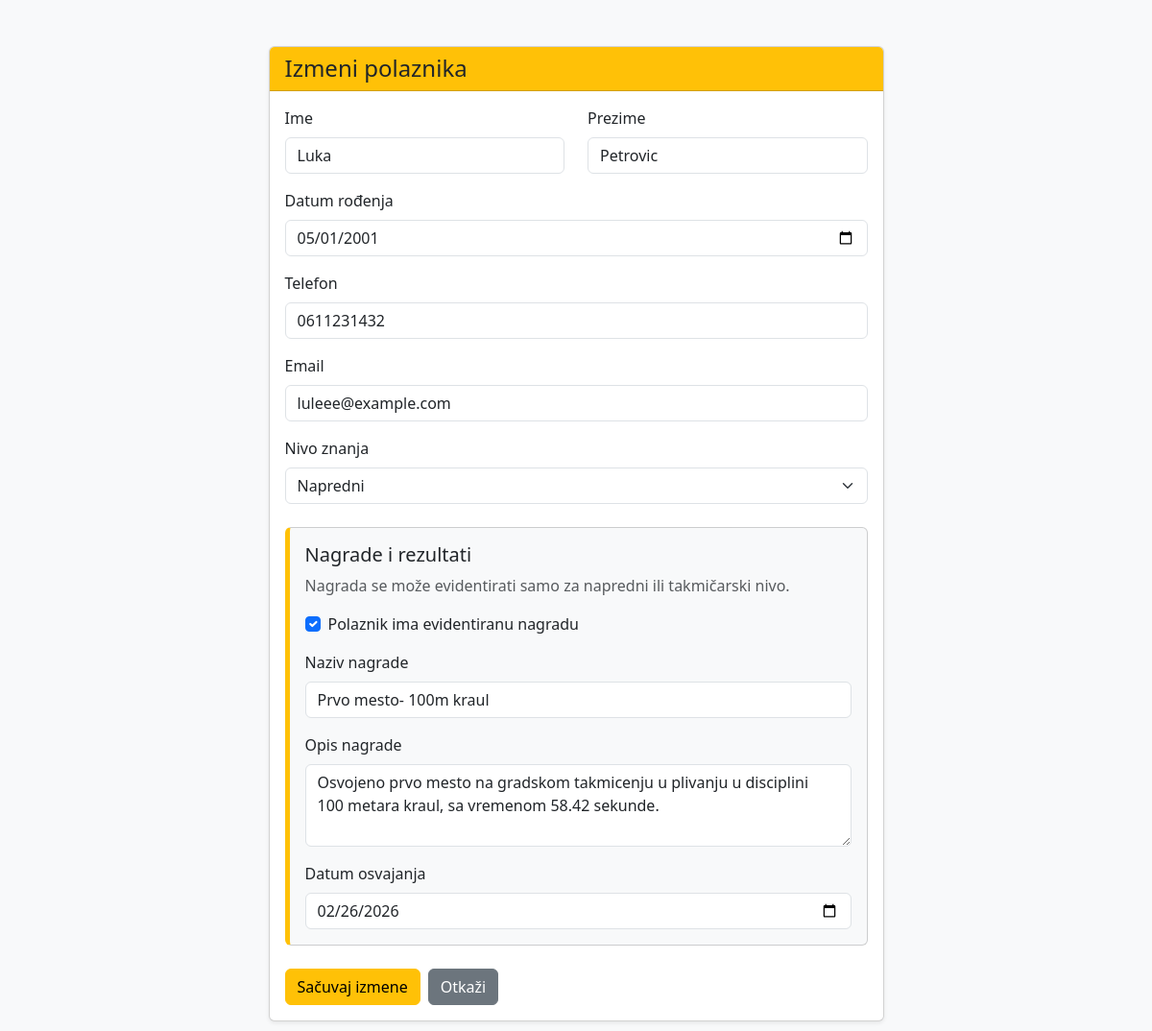
The app's page /plivanje_projekat/izmeni_polaznika.php?id=8 (signed in) with its own data.
### tables this page shows
CREATE TABLE IF NOT EXISTS `polaznici` (
  `id` int NOT NULL AUTO_INCREMENT,
  `ime` varchar(50) NOT NULL,
  `prezime` varchar(50) NOT NULL,
  `datum_rodjenja` date DEFAULT NULL,
  `telefon` varchar(30) DEFAULT NULL,
  `email` varchar(100) DEFAULT NULL,
  `nivo_id` int DEFAULT NULL,
  PRIMARY KEY (`id`),
  KEY `nivo_id` (`nivo_id`)
);

CREATE TABLE IF NOT EXISTS `nivoi` (
  `id` int NOT NULL AUTO_INCREMENT,
  `naziv` varchar(100) NOT NULL,
  `opis` text,
  PRIMARY KEY (`id`)
);

CREATE TABLE IF NOT EXISTS `nagrade` (
  `id` int NOT NULL AUTO_INCREMENT,
  `polaznik_id` int NOT NULL,
  `naziv` varchar(255) NOT NULL,
  `opis` text,
  `datum` date DEFAULT NULL,
  PRIMARY KEY (`id`),
  KEY `fk_nagrada_polaznik` (`polaznik_id`)
);

### plivanje_projekat/classes/BaseModel.php (called while the page is built, shortened)
<?php
require_once __DIR__ . '/../config/Database.php';
class BaseModel
{
    public function __construct()
    {
        $database = new Database();
        $this->connection = $database->connect();
    }
}

### plivanje_projekat/config/Database.php (called while the page is built)
<?php
class Database
{
    private string $host = 'localhost';
    private string $databaseName = 'plivanje_db';
    private string $username = 'root';
    private string $password = '';
    private ?PDO $connection = null;
    public function connect(): PDO
    {
        if ($this->connection === null) {
            try {
                $dsn = "mysql:host={$this->host};dbname={$this->databaseName};charset=utf8mb4";
                $this->connection = new PDO(
                    $dsn,
                    $this->username,
                    $this->password
                );
                $this->connection->setAttribute(
                    PDO::ATTR_ERRMODE,
                    PDO::ERRMODE_EXCEPTION
                );
                $this->connection->setAttribute(
                    PDO::ATTR_DEFAULT_FETCH_MODE,
                    PDO::FETCH_ASSOC
                );
            } catch (PDOException $exception) {
                die('Greška pri povezivanju sa bazom: ' . $exception->getMessage());
            }
        }
        return $this->connection;
    }
}

### plivanje_projekat/classes/Polaznik.php (called while the page is built, shortened)
<?php
require_once __DIR__ . '/BaseModel.php';
class Polaznik extends BaseModel implements CrudInterface
{
    public function findById(int $id): array|false
{
    $sql = "SELECT * FROM polaznici WHERE id = :id";
    $stmt = $this->connection->prepare($sql);
    $stmt->execute([
        ':id' => $id
    ]);
    return $stmt->fetch();
}
}

### plivanje_projekat/classes/Nivo.php (called while the page is built)
<?php
require_once __DIR__ . '/BaseModel.php';
class Nivo extends BaseModel
{
    public function read(): array
    {
        $sql = "SELECT * FROM nivoi ORDER BY id ASC";
        $stmt = $this->connection->query($sql);
        return $stmt->fetchAll();
    }
}

### plivanje_projekat/classes/Nagrada.php (called while the page is built, shortened)
<?php
require_once __DIR__ . '/BaseModel.php';
class Nagrada extends BaseModel
{
    public function findFirstByPolaznik(
        int $polaznikId
    ): array|false {
        $sql = "SELECT *
                FROM nagrade
                WHERE polaznik_id = :polaznik_id
                ORDER BY datum DESC, id DESC
                LIMIT 1";
        $stmt = $this->connection->prepare($sql);
        $stmt->execute([
            ':polaznik_id' => $polaznikId
        ]);
        return $stmt->fetch();
    }
}

### plivanje_projekat/izmeni_polaznika.php (the view, shortened to what this page needs)
<?php
require_once __DIR__ . '/classes/Polaznik.php';
require_once __DIR__ . '/classes/Nivo.php';
require_once __DIR__ . '/classes/Nagrada.php';
$polaznikModel = new Polaznik();
$nivoModel = new Nivo();
$nagradaModel = new Nagrada();
$nivoi = $nivoModel->read();
$id = filter_input(
    INPUT_GET,
    'id',
    FILTER_VALIDATE_INT
);
$polaznik = $polaznikModel->findById($id);
$postojecaNagrada = $nagradaModel->findFirstByPolaznik($id);
$izabraniNivo = $_POST['nivo_id']
    ?? $polaznik['nivo_id'];
$imaNagraduOznaceno =
    $_SERVER['REQUEST_METHOD'] === 'POST'
        ? isset($_POST['ima_nagradu'])
        : (bool) $postojecaNagrada;
?>
<!DOCTYPE html>
<html lang="sr">
<head>
    <link
        href="https://cdn.jsdelivr.net/npm/bootstrap@5.3.3/dist/css/bootstrap.min.css"
        rel="stylesheet"
    >
</head>
<body class="bg-light">
<div class="container py-5">
    <div class="row justify-content-center">
        <div class="col-md-9 col-lg-7">
            <div class="card shadow-sm">
                <div class="card-header bg-warning">
                    <h1 class="h4 mb-0">
                        Izmeni polaznika
                    </h1>
                </div>
                <div class="card-body">
                    <form method="POST">
                        <div class="row">
                            <div class="col-md-6 mb-3">
                                <label for="ime" class="form-label">
                                    Ime
                                </label>
                                <input
                                    type="text"
                                    class="form-control"
                                    id="ime"
                                    name="ime"
                                    value="<?= htmlspecialchars(
                                        $_POST['ime'] ?? $polaznik['ime']
                                    ) ?>"
                                    required
                                >
                            </div>
                            <div class="col-md-6 mb-3">
                                <label for="prezime" class="form-label">
                                    Prezime
                                </label>
                                <input
                                    type="text"
                                    class="form-control"
                                    id="prezime"
                                    name="prezime"
                                    value="<?= htmlspecialchars(
                                        $_POST['prezime']
                                        ?? $polaznik['prezime']
                                    ) ?>"
                                    required
                                >
                            </div>
                        </div>
                        <div class="mb-3">
                            <label
                                for="datum_rodjenja"
                                class="form-label"
                            >
                                Datum rođenja
                            </label>
                            <input
                                type="date"
                                class="form-control"
                                id="datum_rodjenja"
                                name="datum_rodjenja"
                                value="<?= htmlspecialchars(
                                    $_POST['datum_rodjenja']
                                    ?? $polaznik['datum_rodjenja']
                                    ?? ''
                                ) ?>"
                            >
                        </div>
                        <div class="mb-3">
                            <label for="telefon" class="form-label">
                                Telefon
                            </label>
                            <input
                                type="text"
                                class="form-control"
                                id="telefon"
                                name="telefon"
                                value="<?= htmlspecialchars(
                                    $_POST['telefon']
                                    ?? $polaznik['telefon']
                                    ?? ''
                                ) ?>"
                            >
                        </div>
                        <div class="mb-3">
                            <label for="email" class="form-label">
                                Email
                            </label>
                            <input
                                type="email"
                                class="form-control"
                                id="email"
                                name="email"
                                value="<?= htmlspecialchars(
                                    $_POST['email']
                                    ?? $polaznik['email']
                                    ?? ''
                                ) ?>"
                            >
                        </div>
                        <div class="mb-4">
                            <label for="nivo_id" class="form-label">
                                Nivo znanja
                            </label>
                            <select
                                class="form-select"
                                id="nivo_id"
                                name="nivo_id"
                                required
                            >
                                <?php foreach ($nivoi as $nivo): ?>
                                    <option
                                        value="<?= (int) $nivo['id'] ?>"
                                        data-naziv="<?= htmlspecialchars(
                                            mb_strtolower(
                                                trim($nivo['naziv']),
                                                'UTF-8'
                                            )
                                        ) ?>"
                                        <?= $izabraniNivo == $nivo['id']
                                            ? 'selected'
                                            : '' ?>
                                    >
                                        <?= htmlspecialchars($nivo['naziv']) ?>
                                    </option>
                                <?php endforeach; ?>
                            </select>
                        </div>
                        <div
                            id="nagrada-kartica"
                            class="card bg-light mb-4 award-section"
                        >
                            <div class="card-body">
                                <h2 class="h5">
                                    Nagrade i rezultati
                                </h2>
                                <p class="text-muted">
                                    Nagrada se može evidentirati samo za
                                    napredni ili takmičarski nivo.
                                </p>
                                <div class="form-check mb-3">
                                    <input
                                        type="checkbox"
                                        class="form-check-input"
                                        id="ima_nagradu"
                                        name="ima_nagradu"
                                        value="1"
                                        <?= $imaNagraduOznaceno
                                            ? 'checked'
                                            : '' ?>
                                    >
                                    <label
                                        for="ima_nagradu"
                                        class="form-check-label"
                                    >
                                        Polaznik ima evidentiranu nagradu
                                    </label>
                                </div>
                                <div id="polja-nagrade">
                                    <div class="mb-3">
                                        <label
                                            for="naziv_nagrade"
                                            class="form-label"
                                        >
                                            Naziv nagrade
                                        </label>
                                        <input
                                            type="text"
                                            class="form-control"
                                            id="naziv_nagrade"
                                            name="naziv_nagrade"
                                            value="<?= htmlspecialchars(
                                                $_POST['naziv_nagrade']
                                                ?? $postojecaNagrada['naziv']
                                                ?? ''
                                            ) ?>"
                                        >
                                    </div>
                                    <div class="mb-3">
                                        <label
                                            for="opis_nagrade"
                                            class="form-label"
                                        >
                                            Opis nagrade
                                        </label>
                                        <textarea
                                            class="form-control"
                                            id="opis_nagrade"
                                            name="opis_nagrade"
                                            rows="3"
                                        ><?= htmlspecialchars(
                                            $_POST['opis_nagrade']
                                            ?? $postojecaNagrada['opis']
                                            ?? ''
                                        ) ?></textarea>
                                    </div>
                                    <div class="mb-0">
                                        <label
                                            for="datum_nagrade"
                                            class="form-label"
                                        >
                                            Datum osvajanja
                                        </label>
                                        <input
                                            type="date"
                                            class="form-control"
                                            id="datum_nagrade"
                                            name="datum_nagrade"
                                            value="<?= htmlspecialchars(
                                                $_POST['datum_nagrade']
                                                ?? $postojecaNagrada['datum']
                                                ?? ''
                                            ) ?>"
                                        >
                                    </div>
                                </div>
                            </div>
                        </div>
                        <div class="d-flex gap-2">
                            <button
                                type="submit"
                                class="btn btn-warning"
                            >
                                Sačuvaj izmene
                            </button>
                            <a
                                href="polaznici.php"
                                class="btn btn-secondary"
                            >
                                Otkaži
                            </a>
                        </div>
                    </form>
                </div>
            </div>
        </div>
    </div>
</div>
</body>
</html>

### plivanje_projekat/izmeni_polaznika.php (style rules this page uses)
.award-section { border-left: 5px solid #ffc107; }

### records on screen
polaznici: ime "Luka", prezime "Petrovic", datum_rodjenja "05/01/2001", telefon "0611231432", email "luleee@example.com", nivo_id "Napredni"
nagrade: naziv_nagrade "Prvo mesto- 100m kraul", opis_nagrade "Osvojeno prvo mesto na gradskom takmicenju u plivanju u disciplini 100 metara kraul, sa vremenom 58.42 sekunde.", datum_nagrade "02/26/2026"
